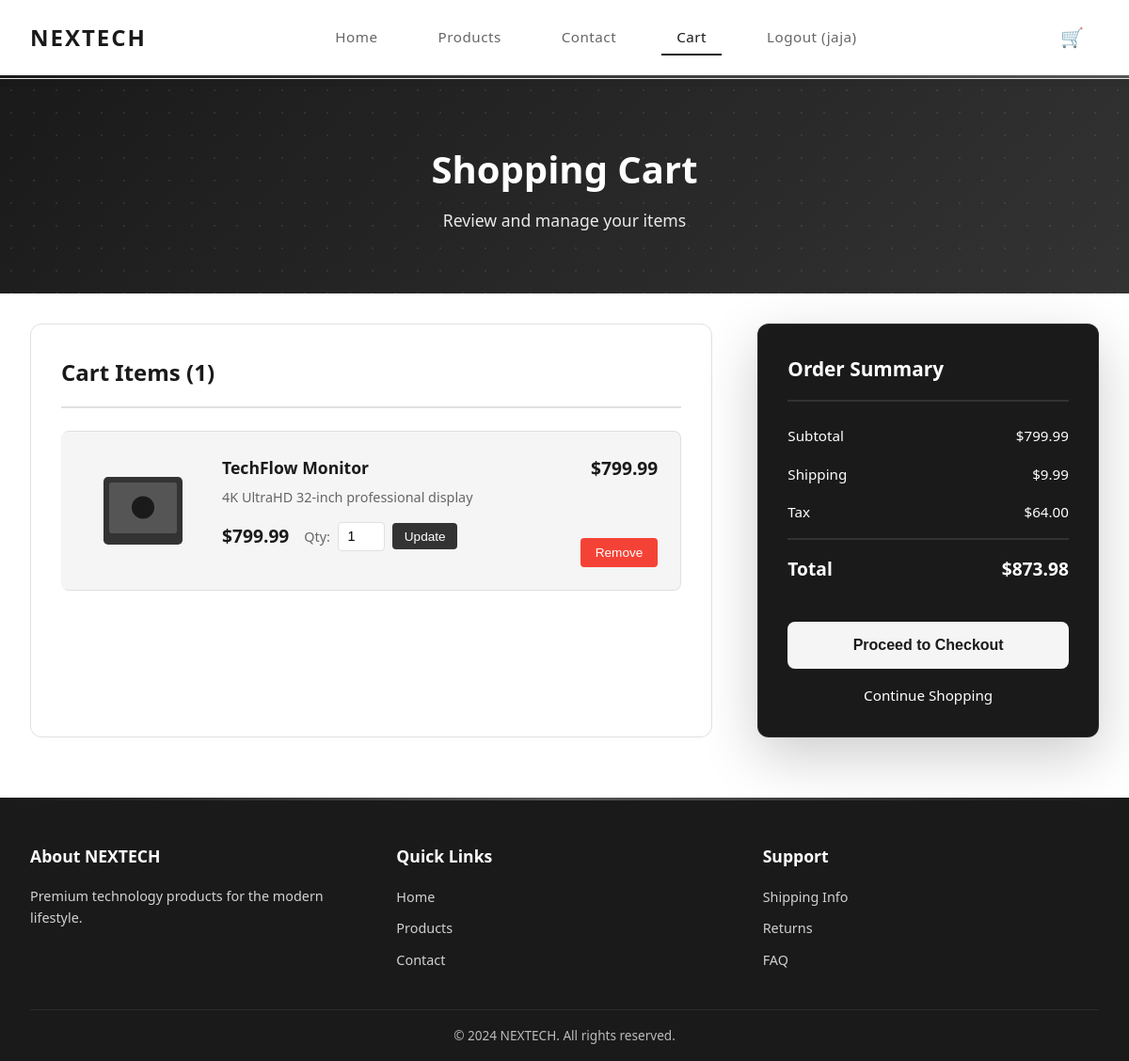
Screenshot of /cart.php (signed in) with the database file from the repository.
### tables this page shows
CREATE TABLE cart (
    id INTEGER PRIMARY KEY AUTOINCREMENT,
    user_id INTEGER NOT NULL,
    product_id INTEGER NOT NULL,
    quantity INTEGER NOT NULL DEFAULT 1,
    added_at DATETIME DEFAULT CURRENT_TIMESTAMP,
    FOREIGN KEY (user_id) REFERENCES users(id) ON DELETE CASCADE,
    FOREIGN KEY (product_id) REFERENCES products(id) ON DELETE CASCADE,
    UNIQUE(user_id, product_id)
);

CREATE TABLE products (
    id INTEGER PRIMARY KEY AUTOINCREMENT,
    name TEXT NOT NULL,
    description TEXT,
    price REAL NOT NULL,
    image_url TEXT,
    category TEXT,
    stock INTEGER DEFAULT 0,
    created_at DATETIME DEFAULT CURRENT_TIMESTAMP
);

### cart.php (the view, shortened to what this page needs)
<?php
require_once 'db_config.php';
$user_id = $_SESSION['user_id'];
$cart_items = [];
$total_price = 0;
try {
    $stmt = $conn->prepare("
        SELECT c.id, c.quantity, p.id as product_id, p.name, p.price, p.description
        FROM cart c
        JOIN products p ON c.product_id = p.id
        WHERE c.user_id = ?
    ");
    $stmt->execute([$user_id]);
    $cart_items = $stmt->fetchAll(PDO::FETCH_ASSOC);
    foreach ($cart_items as $item) {
        $total_price += $item['price'] * $item['quantity'];
    }
} catch (PDOException $e) {
    $message = 'Error loading cart items';
    $message_type = 'error';
}
?>
<!DOCTYPE html>
<html lang="en">
<head>
    <link rel="stylesheet" href="css/cart.css">
</head>
<body>
    <nav class="navbar">
        <div class="navbar-container">
            <div class="logo">NEXTECH</div>
            <ul class="nav-menu">
                <li><a href="index.php" class="nav-link">Home</a></li>
                <li><a href="product.php" class="nav-link">Products</a></li>
                <li><a href="contact.php" class="nav-link">Contact</a></li>
                <li><a href="cart.php" class="nav-link active">Cart</a></li>
                <li><a href="logout.php" class="nav-link">Logout (<?php echo htmlspecialchars($_SESSION['username']); ?>)</a></li>
            </ul>
            <div class="cart-icon">🛒</div>
        </div>
    </nav>
    <section class="page-header">
        <h1>Shopping Cart</h1>
        <p>Review and manage your items</p>
    </section>
    <section class="cart-section">
        <div class="cart-container">
            <?php if (count($cart_items) > 0): ?>
                <div class="cart-items">
                    <h2 class="cart-title">Cart Items (<?php echo count($cart_items); ?>)</h2>
                    <div class="items-list">
                        <?php foreach ($cart_items as $item): ?>
                            <div class="cart-item">
                                <div class="item-image">
                                    <svg viewBox="0 0 100 100" xmlns="http://www.w3.org/2000/svg">
                                        <rect width="100" height="100" fill="#f5f5f5"/>
                                        <rect x="15" y="20" width="70" height="60" fill="#333" rx="4"/>
                                        <rect x="20" y="25" width="60" height="45" fill="#555" rx="2"/>
                                        <circle cx="50" cy="47" r="10" fill="#1a1a1a"/>
                                    </svg>
                                </div>
                                <div class="item-details">
                                    <h3><?php echo htmlspecialchars($item['name']); ?></h3>
                                    <p><?php echo htmlspecialchars($item['description']); ?></p>
                                    <div class="item-meta">
                                        <span class="item-price">$<?php echo number_format($item['price'], 2); ?></span>
                                        <form method="POST" class="quantity-form">
                                            <label for="qty-<?php echo $item['id']; ?>">Qty:</label>
                                            <input type="number" id="qty-<?php echo $item['id']; ?>" name="quantity" value="<?php echo $item['quantity']; ?>" min="1" max="100">
                                            <button type="submit" name="update_quantity" class="update-btn">Update</button>
                                        </form>
                                    </div>
                                </div>
                                <div class="item-total">
                                    <p>$<?php echo number_format($item['price'] * $item['quantity'], 2); ?></p>
                                    <form method="POST" class="remove-form">
                                        <button type="submit" name="remove_item" class="remove-btn">Remove</button>
                                    </form>
                                </div>
                            </div>
                        <?php endforeach; ?>
                    </div>
                </div>
                <div class="cart-summary">
                    <h3>Order Summary</h3>
                    <div class="summary-row">
                        <span>Subtotal</span>
                        <span>$<?php echo number_format($total_price, 2); ?></span>
                    </div>
                    <div class="summary-row">
                        <span>Shipping</span>
                        <span>$9.99</span>
                    </div>
                    <div class="summary-row">
                        <span>Tax</span>
                        <span>$<?php echo number_format($total_price * 0.08, 2); ?></span>
                    </div>
                    <div class="summary-row total">
                        <span>Total</span>
                        <span>$<?php echo number_format($total_price + 9.99 + ($total_price * 0.08), 2); ?></span>
                    </div>
                    <button class="checkout-btn">Proceed to Checkout</button>
                    <a href="product.php" class="continue-shopping">Continue Shopping</a>
                </div>
            <?php endif; ?>
        </div>
    </section>
    <footer class="footer">
        <div class="footer-content">
            <div class="footer-section">
                <h4>About NEXTECH</h4>
                <p>Premium technology products for the modern lifestyle.</p>
            </div>
            <div class="footer-section">
                <h4>Quick Links</h4>
                <ul>
                    <li><a href="index.php">Home</a></li>
                    <li><a href="product.php">Products</a></li>
                    <li><a href="contact.php">Contact</a></li>
                </ul>
            </div>
            <div class="footer-section">
                <h4>Support</h4>
                <ul>
                    <li><a href="#">Shipping Info</a></li>
                    <li><a href="#">Returns</a></li>
                    <li><a href="#">FAQ</a></li>
                </ul>
            </div>
        </div>
        <div class="footer-bottom">
            <p>&copy; 2024 NEXTECH. All rights reserved.</p>
        </div>
    </footer>
</body>
</html>

### rows the page displays
cart: product.name "TechFlow Monitor", product.description "4K UltraHD 32-inch professional display", product.price "799.99", quantity "1", $item['price']*$item['quantity'] "799.99"

### other values shown
$_SESSION['username'] "jaja"
count($cart_items) "1"
$total_price "799.99"
$total_price * 0.08 "64.00"
$total_price + 9.99 + ($total_price * 0.08) "873.98"
